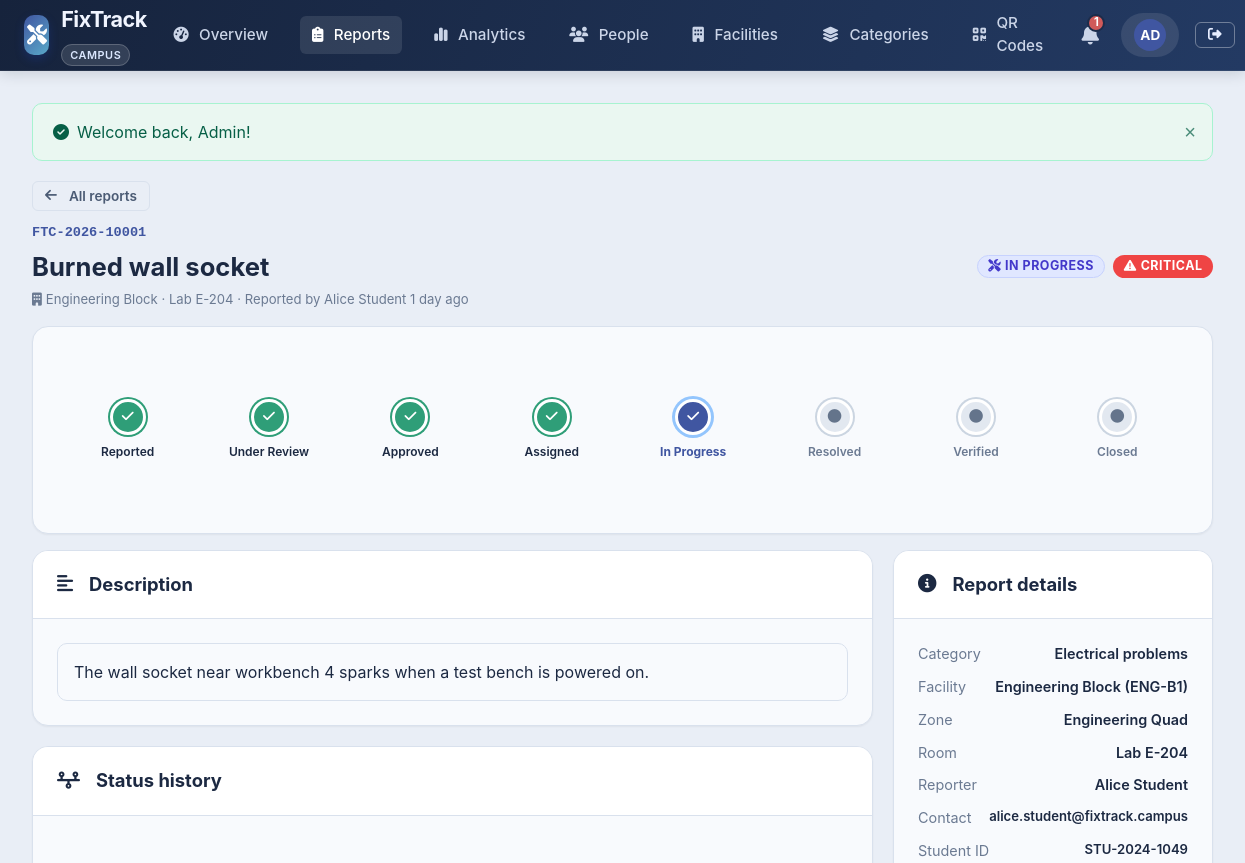
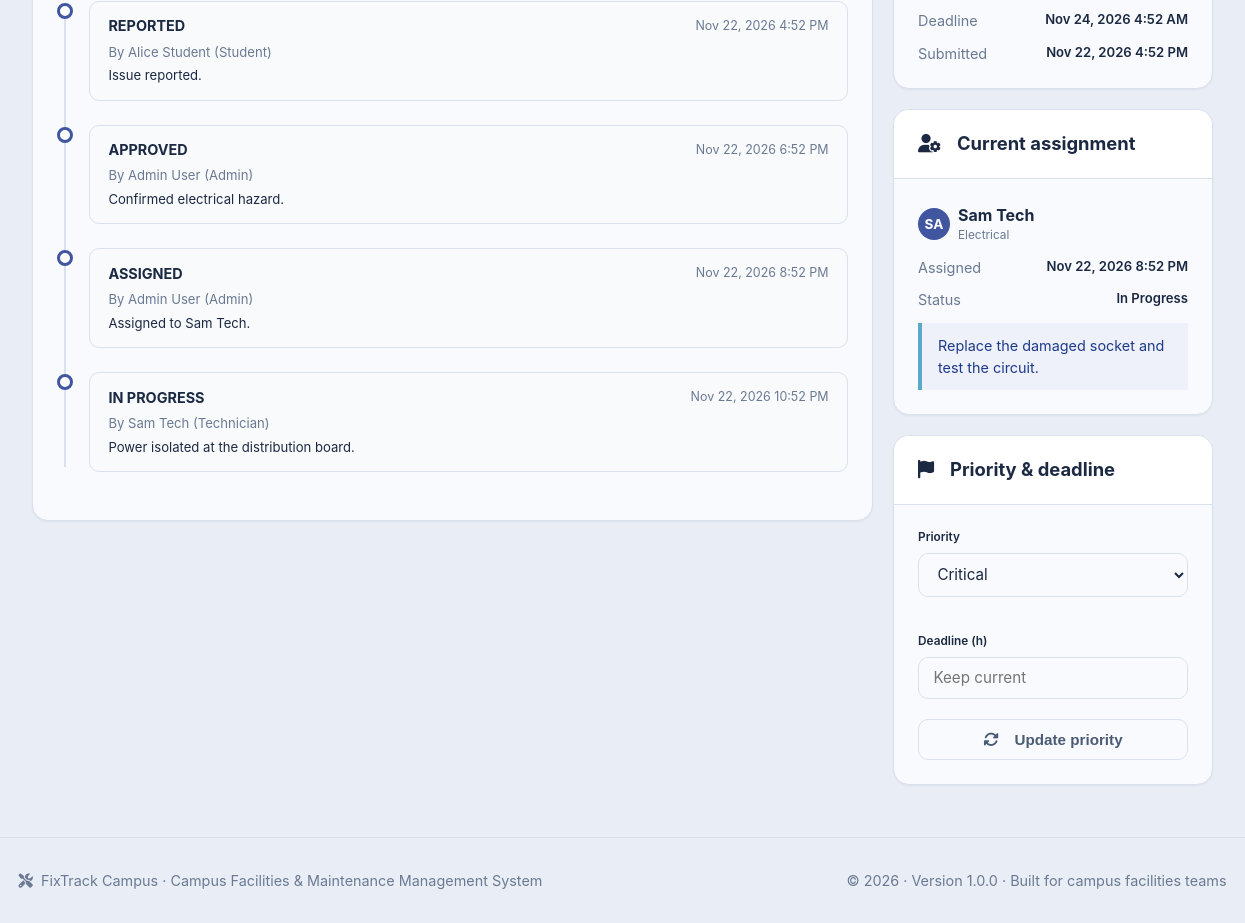
The app's page /admin/report-view.php?id=1 (signed in) with its own data (2 pictures, top to bottom).
### tables this page shows
CREATE TABLE reports (
    id INT AUTO_INCREMENT PRIMARY KEY,
    tracking_code VARCHAR(30) NOT NULL UNIQUE,
    student_id INT NULL,                        
    guest_name VARCHAR(100) NULL,
    guest_email VARCHAR(150) NULL,
    guest_token VARCHAR(64) NULL UNIQUE,        
    is_guest TINYINT(1) NOT NULL DEFAULT 0,
    category_id INT NOT NULL,
    facility_id INT NOT NULL,
    room_number VARCHAR(100) NOT NULL,
    title VARCHAR(200) NOT NULL,
    description TEXT NOT NULL,
    priority ENUM('low', 'medium', 'high', 'critical') NOT NULL DEFAULT 'medium',
    status ENUM('REPORTED', 'UNDER REVIEW', 'APPROVED', 'ASSIGNED', 'IN PROGRESS',
                'RESOLVED', 'VERIFIED', 'CLOSED', 'REJECTED') NOT NULL DEFAULT 'REPORTED',
    deadline DATETIME NULL,
    rejection_reason TEXT NULL,
    resolved_at DATETIME NULL,
    verified_at DATETIME NULL,
    closed_at DATETIME NULL,
    created_at DATETIME NOT NULL DEFAULT CURRENT_TIMESTAMP,
    updated_at DATETIME NOT NULL DEFAULT CURRENT_TIMESTAMP ON UPDATE CURRENT_TIMESTAMP,
    CONSTRAINT fk_report_student FOREIGN KEY (student_id) REFERENCES users(id) ON DELETE CASCADE,
    CONSTRAINT fk_report_category FOREIGN KEY (category_id) REFERENCES categories(id) ON DELETE RESTRICT,
    CONSTRAINT fk_report_facility FOREIGN KEY (facility_id) REFERENCES facilities(id) ON DELETE RESTRICT,
    INDEX idx_report_tracking (tracking_code),
    INDEX idx_report_status (status),
    INDEX idx_report_priority (priority)
);

CREATE TABLE facilities (
    id INT AUTO_INCREMENT PRIMARY KEY,
    name VARCHAR(150) NOT NULL,
    building_code VARCHAR(30) NOT NULL UNIQUE,
    campus_zone VARCHAR(100) NOT NULL,
    description TEXT NULL,
    total_floors INT DEFAULT 1,
    is_active TINYINT(1) NOT NULL DEFAULT 1,
    created_at DATETIME NOT NULL DEFAULT CURRENT_TIMESTAMP
);

CREATE TABLE status_history (
    id INT AUTO_INCREMENT PRIMARY KEY,
    report_id INT NOT NULL,
    changed_by INT NOT NULL,
    old_status VARCHAR(50) NULL,
    new_status VARCHAR(50) NOT NULL,
    notes TEXT NULL,
    created_at DATETIME NOT NULL DEFAULT CURRENT_TIMESTAMP,
    CONSTRAINT fk_history_report FOREIGN KEY (report_id) REFERENCES reports(id) ON DELETE CASCADE,
    CONSTRAINT fk_history_user FOREIGN KEY (changed_by) REFERENCES users(id) ON DELETE CASCADE,
    INDEX idx_history_report (report_id)
);

CREATE TABLE users (
    id INT AUTO_INCREMENT PRIMARY KEY,
    full_name VARCHAR(100) NOT NULL,
    email VARCHAR(150) NOT NULL UNIQUE,
    password_hash VARCHAR(255) NOT NULL,
    role ENUM('student', 'admin', 'technician') NOT NULL DEFAULT 'student',
    phone VARCHAR(30) NULL,
    identifier VARCHAR(50) NULL,
    specialization VARCHAR(100) NULL,
    is_active TINYINT(1) NOT NULL DEFAULT 1,
    created_at DATETIME NOT NULL DEFAULT CURRENT_TIMESTAMP,
    updated_at DATETIME NOT NULL DEFAULT CURRENT_TIMESTAMP ON UPDATE CURRENT_TIMESTAMP,
    INDEX idx_user_role (role)
);

CREATE TABLE categories (
    id INT AUTO_INCREMENT PRIMARY KEY,
    name VARCHAR(100) NOT NULL,
    slug VARCHAR(100) NOT NULL UNIQUE,
    description TEXT NULL,
    icon VARCHAR(50) NOT NULL DEFAULT 'wrench',
    default_priority ENUM('low', 'medium', 'high', 'critical') DEFAULT 'medium',
    default_sla_hours INT DEFAULT 48,
    is_active TINYINT(1) DEFAULT 1,
    created_at DATETIME NOT NULL DEFAULT CURRENT_TIMESTAMP
);

CREATE TABLE assignments (
    id INT AUTO_INCREMENT PRIMARY KEY,
    report_id INT NOT NULL,
    technician_id INT NOT NULL,
    assigned_by INT NOT NULL,
    assignment_notes TEXT NULL,
    assigned_at DATETIME NOT NULL DEFAULT CURRENT_TIMESTAMP,
    completed_at DATETIME NULL,
    status ENUM('pending', 'in_progress', 'completed', 'reassigned') NOT NULL DEFAULT 'pending',
    CONSTRAINT fk_assign_report FOREIGN KEY (report_id) REFERENCES reports(id) ON DELETE CASCADE,
    CONSTRAINT fk_assign_tech FOREIGN KEY (technician_id) REFERENCES users(id) ON DELETE CASCADE,
    CONSTRAINT fk_assign_admin FOREIGN KEY (assigned_by) REFERENCES users(id) ON DELETE CASCADE,
    INDEX idx_assign_tech (technician_id)
);

### admin/report-view.php (the view, shortened to what this page needs)
<?php
require_once __DIR__ . '/../includes/functions.php';
$pdo = get_db();
$id = (int)($_GET['id'] ?? 0);
$report = get_report($pdo, $id);
$history     = get_status_history($pdo, $id);
$assignment  = get_report_assignment($pdo, $id);
include __DIR__ . '/../includes/header.php';
?>
<div class="mb-4">
    <a href="<?= e(url('admin/reports.php')) ?>" class="btn btn-outline btn-sm mb-3"><i class="fas fa-arrow-left mr-1"></i>All reports</a>
    <div class="d-flex justify-between align-center" style="flex-wrap:wrap;gap:1rem">
        <div>
            <div class="tracking-code mb-1"><?= e($report['tracking_code']) ?></div>
            <h1 style="font-size:1.6rem"><?= e($report['title']) ?></h1>
            <div class="text-muted small mt-1">
                <i class="fas fa-building mr-1"></i><?= e($report['facility_name']) ?> &middot; <?= e($report['room_number']) ?> &middot;
                Reported by <?= e($report['student_name']) ?>
                <?= e(time_ago($report['created_at'])) ?>
            </div>
        </div>
        <div class="d-flex gap-2">
            <?= format_status_badge($report['status']) ?>
            <?= format_priority_badge($report['priority']) ?>
        </div>
    </div>
</div>
<div class="card mb-4"><div class="card-body"><?= workflow_stepper($report['status']) ?></div></div>
<div class="detail-grid">
    <div>
        <div class="card detail-panel">
            <div class="card-header"><h2 class="card-title"><i class="fas fa-align-left mr-2"></i>Description</h2></div>
            <div class="card-body"><div class="description-box"><?= e($report['description']) ?></div></div>
        </div>
        <div class="card detail-panel">
            <div class="card-header"><h2 class="card-title"><i class="fas fa-timeline mr-2"></i>Status history</h2></div>
            <div class="card-body"><div class="timeline">
                <?php foreach ($history as $h): ?>
                    <div class="timeline-item"><div class="timeline-point"></div><div class="timeline-content">
                        <div class="timeline-header"><span class="timeline-title"><?= e($h['new_status']) ?></span><span class="timeline-time"><?= e(format_date($h['created_at'])) ?></span></div>
                        <div class="small text-muted">By <?= e($h['changed_by_name']) ?> (<?= e(humanize($h['changed_by_role'])) ?>)</div>
                        <?php if ($h['notes']): ?><div class="small mt-1"><?= e($h['notes']) ?></div><?php endif; ?>
                    </div></div>
                <?php endforeach; ?>
            </div></div>
        </div>
    </div>
    <aside>
        <div class="card detail-panel">
            <div class="card-header"><h2 class="card-title"><i class="fas fa-circle-info mr-2"></i>Report details</h2></div>
            <div class="card-body"><div class="meta-list">
                <div class="meta-item"><span class="meta-label">Category</span><span class="meta-value"><?= e($report['category_name']) ?></span></div>
                <div class="meta-item"><span class="meta-label">Facility</span><span class="meta-value"><?= e($report['facility_name']) ?> (<?= e($report['building_code']) ?>)</span></div>
                <div class="meta-item"><span class="meta-label">Zone</span><span class="meta-value"><?= e($report['campus_zone']) ?></span></div>
                <div class="meta-item"><span class="meta-label">Room</span><span class="meta-value"><?= e($report['room_number']) ?></span></div>
                <div class="meta-item"><span class="meta-label">Reporter</span><span class="meta-value"><?= e($report['student_name']) ?></span></div>
                <div class="meta-item"><span class="meta-label">Contact</span><span class="meta-value small text-break"><?= e($report['student_email']) ?></span></div>
                <div class="meta-item"><span class="meta-label">Student ID</span><span class="meta-value small"><?= e($report['student_identifier'] ?? '&mdash;') ?></span></div>
                <div class="meta-item"><span class="meta-label">Deadline</span><span class="meta-value small"><?= $report['deadline'] ? e(format_date($report['deadline'])) : '&mdash;' ?></span></div>
                <div class="meta-item"><span class="meta-label">Submitted</span><span class="meta-value small"><?= e(format_date($report['created_at'])) ?></span></div>
            </div></div>
        </div>
        <?php if ($assignment): ?>
        <div class="card detail-panel">
            <div class="card-header"><h2 class="card-title"><i class="fas fa-user-gear mr-2"></i>Current assignment</h2></div>
            <div class="card-body">
                <div class="d-flex align-center gap-2 mb-3"><span class="user-avatar"><?= e(strtoupper(mb_substr($assignment['technician_name'], 0, 2))) ?></span>
                    <div><strong><?= e($assignment['technician_name']) ?></strong><div class="x-small text-muted"><?= e($assignment['specialization'] ?? 'Technician') ?></div></div>
                </div>
                <div class="meta-list">
                    <div class="meta-item"><span class="meta-label">Assigned</span><span class="meta-value small"><?= e(format_date($assignment['assigned_at'])) ?></span></div>
                    <div class="meta-item"><span class="meta-label">Status</span><span class="meta-value small"><?= e(humanize($assignment['status'])) ?></span></div>
                </div>
                <?php if ($assignment['assignment_notes']): ?><div class="info-note mt-3"><?= e($assignment['assignment_notes']) ?></div><?php endif; ?>
            </div>
        </div>
        <?php endif; ?>
        <?php if (!in_array($report['status'], [STATUS_CLOSED, STATUS_REJECTED], true)): ?>
        <div class="card detail-panel">
            <div class="card-header"><h2 class="card-title"><i class="fas fa-flag mr-2"></i>Priority &amp; deadline</h2></div>
            <div class="card-body">
                <form method="post" action="<?= e(url('actions/report-priority.php')) ?>" data-validate novalidate>
                    <div class="form-row">
                        <div class="form-group"><label class="form-label x-small" for="priority">Priority</label>
                            <select class="form-control" id="priority" name="priority"><?php foreach (PRIORITIES as $key => $p): ?><option value="<?= e($key) ?>" <?= $report['priority'] === $key ? 'selected' : '' ?>><?= e($p['label']) ?></option><?php endforeach; ?></select>
                        </div>
                        <div class="form-group"><label class="form-label x-small" for="deadline_hours2">Deadline (h)</label>
                            <input class="form-control" type="number" id="deadline_hours2" name="deadline_hours" min="1" max="720" placeholder="Keep current">
                        </div>
                    </div>
                    <button class="btn btn-outline btn-block" type="submit"><i class="fas fa-rotate mr-2"></i>Update priority</button>
                </form>
            </div>
        </div>
        <?php endif; ?>
    </aside>
</div>
<?php include __DIR__ . '/../includes/footer.php'; ?>

### includes/functions.php (shortened to what this page needs)
<?php
function url(string $path = ''): string {
    return rtrim(BASE_URL, '/') . '/' . ltrim($path, '/');
}
function e(?string $value): string {
    return htmlspecialchars((string)($value ?? ''), ENT_QUOTES, 'UTF-8');
}
function format_status_badge(string $status): string {
    $colorClass = 'badge-secondary';
    $icon = 'info-circle';
    switch (strtoupper($status)) {
        case STATUS_IN_PROGRESS:
            $colorClass = 'badge-status-inprogress';
            $icon = 'tools';
            break;
    }
    return '<span class="badge ' . $colorClass . '"><i class="fas fa-' . $icon . ' mr-1"></i> ' . e($status) . '</span>';
}
function format_priority_badge(string $priority): string {
    $p = strtolower($priority);
    $colorClass = 'badge-secondary';
    $icon = 'flag';
    switch ($p) {
        case 'critical':
            $colorClass = 'badge-priority-critical';
            $icon = 'exclamation-triangle';
            break;
    }
    return '<span class="badge ' . $colorClass . '"><i class="fas fa-' . $icon . ' mr-1"></i> ' . ucfirst(e($priority)) . '</span>';
}
function time_ago(?string $datetime): string {
    $time = strtotime($datetime);
    $diff = time() - $time;
    $d = floor($diff / 86400);
    if ($d < 30) {
        return $d . ($d == 1 ? ' day ago' : ' days ago');
    }
    return date('M j, Y', $time);
}
function format_date(?string $datetime, string $format = 'M j, Y g:i A'): string {
    return date($format, strtotime($datetime));
}
function get_flash(string $type): ?string {
    $key = 'flash_' . $type;
    if (isset($_SESSION[$key])) {
        $msg = $_SESSION[$key];
        return $msg;
    }
    return null;
}
function render_flash_messages(): string {
    $html = '';
    $types = ['success' => 'check-circle', 'error' => 'exclamation-circle', 'warning' => 'exclamation-triangle', 'info' => 'info-circle'];
    foreach ($types as $type => $icon) {
        $msg = get_flash($type);
        if ($msg) {
            $alertClass = ($type === 'error') ? 'alert-danger' : 'alert-' . $type;
            $html .= '<div class="alert ' . $alertClass . ' alert-dismissible fade show" role="alert">
                <i class="fas fa-' . $icon . ' mr-2"></i> ' . e($msg) . '
                <button type="button" class="close-btn" onclick="this.parentElement.remove()" aria-label="Close">&times;</button>
            </div>';
        }
    }
    return $html;
}
function get_report(PDO $pdo, int $report_id): ?array {
    $stmt = $pdo->prepare("
        SELECT r.*,
               c.name AS category_name, c.slug AS category_slug, c.icon AS category_icon,
               f.name AS facility_name, f.building_code, f.campus_zone,
               COALESCE(u.full_name, r.guest_name) AS student_name,
               COALESCE(u.email, r.guest_email) AS student_email,
               COALESCE(u.phone, '') AS student_phone,
               COALESCE(u.identifier, '') AS student_identifier
        FROM reports r
        JOIN categories c ON c.id = r.category_id
        JOIN facilities f ON f.id = r.facility_id
        LEFT JOIN users u ON u.id = r.student_id
        WHERE r.id = ?
        LIMIT 1
    ");
    $stmt->execute([$report_id]);
    $row = $stmt->fetch();
    return $row ?: null;
}
function get_status_history(PDO $pdo, int $report_id): array {
    $stmt = $pdo->prepare("
        SELECT h.*, u.full_name AS changed_by_name, u.role AS changed_by_role
        FROM status_history h
        JOIN users u ON u.id = h.changed_by
        WHERE h.report_id = ?
        ORDER BY h.created_at ASC, h.id ASC
    ");
    $stmt->execute([$report_id]);
    return $stmt->fetchAll();
}
function get_report_assignment(PDO $pdo, int $report_id): ?array {
    $stmt = $pdo->prepare("
        SELECT a.*, u.full_name AS technician_name, u.email AS technician_email,
               u.phone AS technician_phone, u.specialization
        FROM assignments a
        JOIN users u ON u.id = a.technician_id
        WHERE a.report_id = ? AND a.status <> 'reassigned'
        ORDER BY a.assigned_at DESC
        LIMIT 1
    ");
    $stmt->execute([$report_id]);
    $row = $stmt->fetch();
    return $row ?: null;
}
function workflow_stepper(string $status): string {
    $current = WORKFLOW_STEPS[strtoupper($status)]['order'] ?? 1;
    $isRejected = strtoupper($status) === STATUS_REJECTED;
    $html = '<div class="workflow-stepper" role="list" aria-label="Issue progress">';
    foreach (WORKFLOW_STEPS as $key => $step) {
        if ($key === STATUS_REJECTED) continue;
        $classes = ['workflow-step'];
        if ($isRejected) {
            $classes[] = ($step['order'] === 1) ? 'rejected-node' : '';
        } elseif ($step['order'] < $current) {
            $classes[] = 'completed';
        } elseif ($step['order'] === $current) {
            $classes[] = 'active';
        }
        $html .= '<div role="listitem" class="' . trim(implode(' ', $classes)) . '">'
               . '<div class="step-node"><i class="fas fa-' . ($step['order'] <= $current && !$isRejected ? 'check' : 'circle') . '"></i></div>'
               . '<div class="step-title">' . e($step['label']) . '</div>'
               . '</div>';
    }
    return $html . '</div>';
}
function humanize(string $value): string {
    return ucwords(strtolower(str_replace('_', ' ', $value)));
}

### records on screen
reports: tracking_code "FTC-2026-10001", title "Burned wall socket", facility.name "Engineering Block", room_number "Lab E-204", created_at "1 day ago", status "IN PROGRESS", priority "CRITICAL", description "The wall socket near workbench 4 sparks when a test bench is powered on.", category.name "Electrical problems", facility.building_code "ENG-B1", facility.campus_zone "Engineering Quad", deadline "Nov 24, 2026 4:52 AM", created_at "Nov 22, 2026 4:52 PM", priority "Critical"
status_history: new_status "REPORTED", created_at "Nov 22, 2026 4:52 PM", changed_by.full_name "Alice Student", changed_by.role "Student", notes "Issue reported."
status_history: new_status "APPROVED", created_at "Nov 22, 2026 6:52 PM", changed_by.full_name "Admin User", changed_by.role "Admin", notes "Confirmed electrical hazard."
status_history: new_status "ASSIGNED", created_at "Nov 22, 2026 8:52 PM", changed_by.full_name "Admin User", changed_by.role "Admin", notes "Assigned to Sam Tech."
status_history: new_status "IN PROGRESS", created_at "Nov 22, 2026 10:52 PM", changed_by.full_name "Sam Tech", changed_by.role "Technician", notes "Power isolated at the distribution board."
assignments: technician.full_name "SA", technician.full_name "Sam Tech", technician.specialization "Electrical", assigned_at "Nov 22, 2026 8:52 PM", status "In Progress", assignment_notes "Replace the damaged socket and test the circuit."

### other values on screen
$link[0] "Overview"
$link[0] "Reports"
$link[0] "Analytics"
$link[0] "People"
$link[0] "Facilities"
$link[0] "Categories"
$link[0] "QR Codes"
$unread "1"
mb_substr($user['name'], 0, 2) "AD"
$msg "Welcome back, Admin!"
$report['student_name'] "Alice Student"
$step['label'] "Reported"
$step['label'] "Under Review"
$step['label'] "Approved"
$step['label'] "Assigned"
